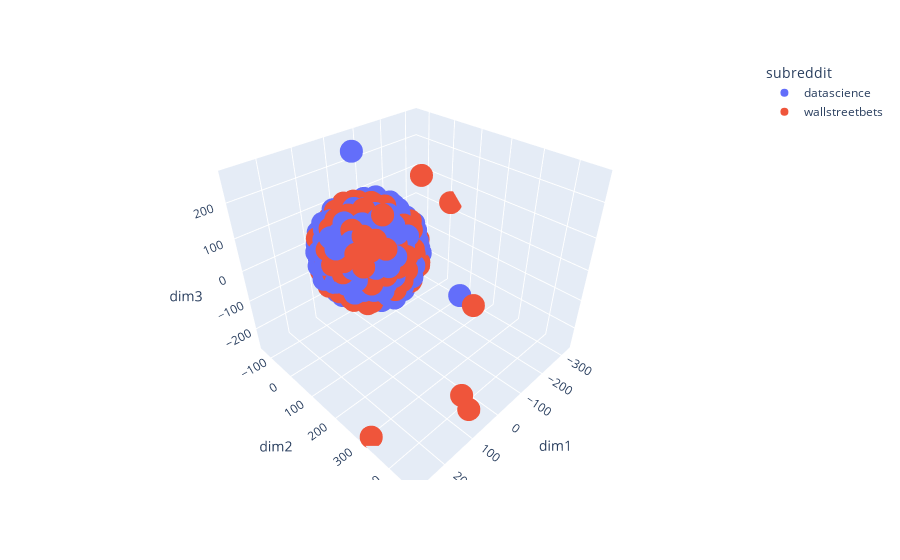

Notebook code cell kept with this figure:
### Code cell
tsne_viz_3d_interactive_with_index(df2, 3, stop='english')

### Figure 1 — Plotly figure (JSON) as saved in the notebook; plotly's stock layout.template omitted (floating-point values rounded to 4 significant figures; data arrays with more than 128 entries replaced by an {"elided": "..."} marker saying what was removed)
{"data": [{"customdata": {"elided": "525x1 int values"}, "hovertemplate": "subreddit=datascience<br>dim1=%{x}<br>dim2=%{y}<br>dim3=%{z}<br>index=%{customdata[0]}<extra></extra>", "legendgroup": "datascience", "marker": {"color": "#636efa", "symbol": "circle"}, "mode": "markers", "name": "datascience", "scene": "scene", "showlegend": true, "type": "scatter3d", "x": {"elided": "525 float values"}, "y": {"elided": "525 float values"}, "z": {"elided": "525 float values"}}, {"customdata": {"elided": "525x1 int values"}, "hovertemplate": "subreddit=wallstreetbets<br>dim1=%{x}<br>dim2=%{y}<br>dim3=%{z}<br>index=%{customdata[0]}<extra></extra>", "legendgroup": "wallstreetbets", "marker": {"color": "#EF553B", "symbol": "circle"}, "mode": "markers", "name": "wallstreetbets", "scene": "scene", "showlegend": true, "type": "scatter3d", "x": {"elided": "525 float values"}, "y": {"elided": "525 float values"}, "z": {"elided": "525 float values"}}], "layout": {"legend": {"title": {"text": "subreddit"}, "tracegroupgap": 0}, "margin": {"t": 60}, "scene": {"domain": {"x": [0, 1], "y": [0, 1]}, "xaxis": {"title": {"text": "dim1"}}, "yaxis": {"title": {"text": "dim2"}}, "zaxis": {"title": {"text": "dim3"}}}}}
